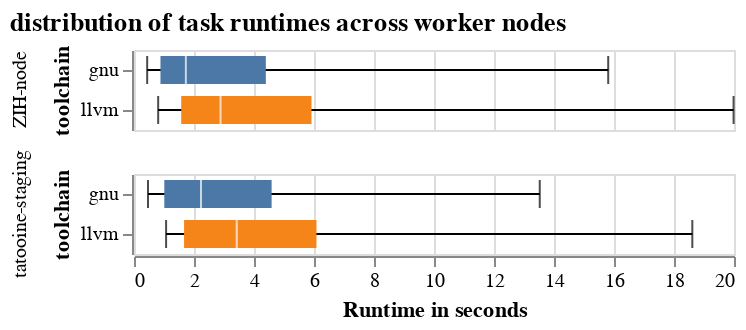

This figure's notebook cell:
### Markdown cell above
## Task statistics for each worker

### Code cell
query = """
SELECT
  IF(t.worker_name LIKE 'ZIH-HPC-node%', 'ZIH-node', t.worker_name) AS worker_name_normalized,
  quantile_cont(t.runtime_s, 0.05) as lower,
  quantile_cont(t.runtime_s, 0.25) as twenty_five,
  quantile_cont(t.runtime_s, 0.5) as avg,
  quantile_cont(t.runtime_s, 0.75) as seventy_five,
  quantile_cont(t.runtime_s, 0.95) as upper,
  toolchain,
  count(*) as count
FROM tasks_stats t
WHERE toolchain is not null
GROUP BY worker_name_normalized, toolchain
"""

tasks_runtime_distribution = con.sql(query).pl()

base = alt.Chart(tasks_runtime_distribution).encode(
    y="toolchain:N",
)

rules = base.mark_rule().encode(
    x=alt.X("lower").title("Runtime in seconds"),
    x2="upper",
)

bars = base.mark_bar(size=14).encode(
    x="twenty_five",
    x2="seventy_five",
    color=alt.Color("toolchain").legend(None),
)

ticks = base.mark_tick(color="white", size=14).encode(
    x="avg"
)

ticks_lower = base.mark_tick(size=14, color="black").encode(
    x="lower",
)

ticks_upper = base.mark_tick(size=14, color="black").encode(
    x="upper",
)


print(tasks_runtime_distribution.select(["worker_name_normalized", "toolchain", "count"]))

(rules + bars + ticks + ticks_lower + ticks_upper).facet(row=alt.Row("worker_name_normalized", title=""), title="distribution of task runtimes across worker nodes")

### Figure 1 — Vega-Lite specification as saved in the notebook (floating-point values rounded to 4 significant figures)
{"config": {"view": {"continuousWidth": 300, "continuousHeight": 300}}, "data": {"name": "data-463791cab7964f639134bdbfb36c9f26"}, "facet": {"row": {"field": "worker_name_normalized", "title": "", "type": "nominal"}}, "spec": {"layer": [{"mark": {"type": "rule"}, "encoding": {"x": {"field": "lower", "title": "Runtime in seconds", "type": "quantitative"}, "x2": {"field": "upper"}, "y": {"field": "toolchain", "type": "nominal"}}}, {"mark": {"type": "bar", "size": 14}, "encoding": {"color": {"field": "toolchain", "legend": null, "type": "nominal"}, "x": {"field": "twenty_five", "type": "quantitative"}, "x2": {"field": "seventy_five"}, "y": {"field": "toolchain", "type": "nominal"}}}, {"mark": {"type": "tick", "color": "white", "size": 14}, "encoding": {"x": {"field": "avg", "type": "quantitative"}, "y": {"field": "toolchain", "type": "nominal"}}}, {"mark": {"type": "tick", "color": "black", "size": 14}, "encoding": {"x": {"field": "lower", "type": "quantitative"}, "y": {"field": "toolchain", "type": "nominal"}}}, {"mark": {"type": "tick", "color": "black", "size": 14}, "encoding": {"x": {"field": "upper", "type": "quantitative"}, "y": {"field": "toolchain", "type": "nominal"}}}]}, "title": "distribution of task runtimes across worker nodes", "$schema": "https://vega.github.io/schema/vega-lite/v5.20.1.json", "datasets": {"data-463791cab7964f639134bdbfb36c9f26": [{"worker_name_normalized": "tatooine-staging", "lower": 1.07, "twenty_five": 1.669, "avg": 3.425, "seventy_five": 6.083, "upper": 18.61, "toolchain": "llvm", "count": 6571}, {"worker_name_normalized": "tatooine-staging", "lower": 0.4671, "twenty_five": 1.01, "avg": 2.234, "seventy_five": 4.587, "upper": 13.53, "toolchain": "gnu", "count": 8355}, {"worker_name_normalized": "ZIH-node", "lower": 0.8057, "twenty_five": 1.574, "avg": 2.884, "seventy_five": 5.917, "upper": 19.99, "toolchain": "llvm", "count": 10967}, {"worker_name_normalized": "ZIH-node", "lower": 0.439, "twenty_five": 0.8818, "avg": 1.729, "seventy_five": 4.395, "upper": 15.81, "toolchain": "gnu", "count": 14242}]}}
